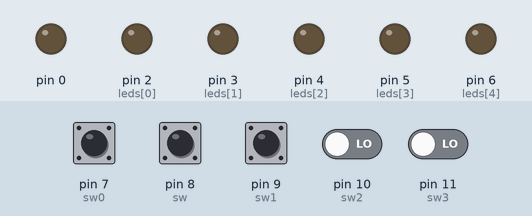
Recording of a sketch running on a simulated Arduino Uno, built with avr-gcc and run on an emulated ATmega328P. Parts: output pins drawn as LEDs (lit = HIGH). Inputs (shaded band) come from the test bench; at power-on: pin 7 (sw0), pin 8 (sw), pin 9 (sw1), pin 10 (sw2), pin 11 (sw3) LOW. Random numbers use the default seed unless the sketch sets one. At 11.1 s the program stops and its outputs stay as they are.

Above: at 1.2 s.
1.3 s: pin 9 (sw1) pulled HIGH for 0.15 s
At 1.4 s:
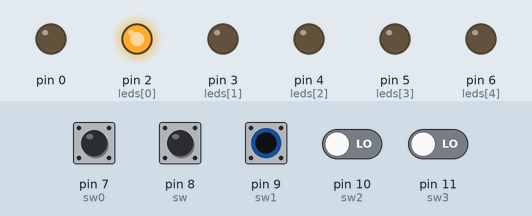
At 1.8 s:
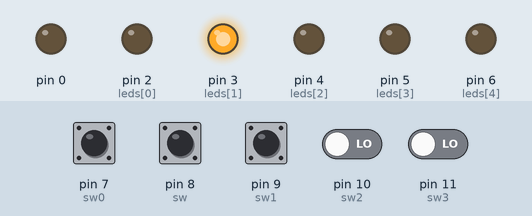
4.3 s: pin 10 (sw2) driven HIGH and pin 11 (sw3) driven HIGH
At 5.1 s:
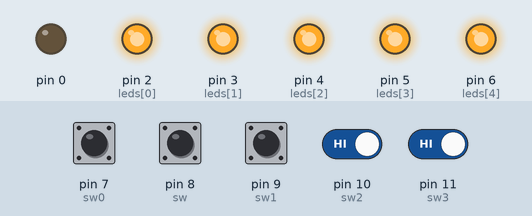
7.3 s: pin 10 (sw2) driven LOW
10.3 s: pin 8 (sw) pulled HIGH for 1 s
Timing chart, 0 to 12.6 s (numbered marks = the images above; inputs shaded):
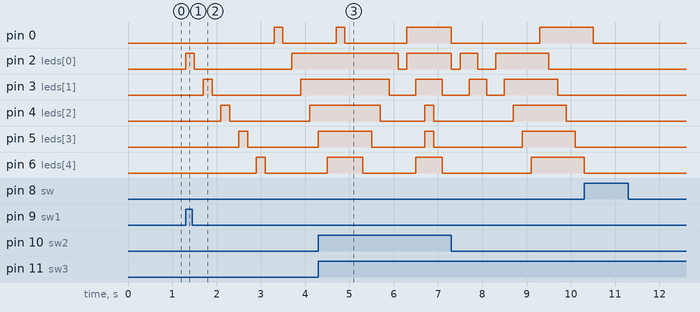

Measured:
- after the input at 1.3 s, pin 0: LOW → HIGH after 2.0 s, → LOW 0.20 s later; pin 2 (leds[0]): LOW → HIGH at once, → LOW 0.20 s later, → HIGH 2.2 s later

The sketch:

navides-Chandi-Chicaiza-contador_binario_y_4_juegos_de_luces.ino
```cpp
/*
 * UNIVERSIDAD TECNICA DEL NORTE
 * FICA-CIERCOM
 * SISTEMAS MICROPROCESADOS
 * INTEGRANTES: WILMER BENAVIDES, FREDY CHICAIZA, ARMANDO CHANDI
 * pinMode(pin,modo) -> pin 0 ->13
 * modo imput u output
 * digitalRead(pin)
 *
 */
int j=1;
int i=0;
int numero=0; //el contador inicia en 0
int leds[5]={2,3,4,5,6};// pin como salida para led
int sw=8;// pin para el switch
int sw2=10;// pin para el switch
int sw3=11;// pin para el switch
int sw1=9; // pin para el switch
int sw0=7; // pin para el pulsador

void setup() {
for(;i<6;i++){
     pinMode(leds[i],OUTPUT);// leds de salida
    }
    i=0;
    pinMode(sw1,INPUT);//sw como entrada
     pinMode(sw2,INPUT);//sw como entrada
      pinMode(sw3,INPUT);//sw como entrada
       pinMode(sw,INPUT);//sw como entrada
        pinMode(sw0,INPUT);//sw como entrada
}
void loop() {
  int k; // Declaro variable k
if (digitalRead(sw0)==HIGH){ // Si presiono el pulsador
numero++; // Aumento el contador
if (numero>32){ // El contador llega a 255, 8bits 8 leds
numero=0; // vuelve a 0
}
while (digitalRead(sw0)==HIGH){} // Al presionar no hace nada mas
}
k=numero; // El numero va a variable k
for(int i=2; i<=6; i++){ //Ciclo para ver que leds prendo
digitalWrite(i, k%2); // modulo de la division por 2 para ver si led prendido o apagado
k=k/2; // Se divide el cociente entre 2 por cada ciclo
}
 if(digitalRead(sw)==HIGH){// pregunta si switch esta en alto
    for(;i<6;i++){
      digitalWrite(leds[i],HIGH);  // encendiendo posicion i del vector
       delay(200);  // tiempo de espera de 2s
        i=i+1;// incremento del contador
      }
     for(;i>=0;i--){
      digitalWrite(leds[i],LOW);  // encendiendo posicion i del vector
       delay(200);
        i=i+1;
     }
     }

 else if (digitalRead(sw1)==HIGH){// pregunta si switch esta en alto
  for(;i<6;i++){
    digitalWrite(leds[i],HIGH);  // encendiendo posicion i del vector
     delay(200);                  //espero
      digitalWrite(leds[i],LOW);   // apago posicion i del vector
       delay(200);                   //espero
    }
    i=0;    // reset de variable de conteo

    for(;i<6;i++){
      digitalWrite(leds[i],HIGH);  // encendiendo posicion i del vector
       delay(200);
      }
     for(;i>=0;i--){
      digitalWrite(leds[i],LOW);  // encendiendo posicion i del vector
       delay(200);
      }
      }
       else if (digitalRead(sw2)==HIGH){ // pregunta si switch esta en alto
         i=0;  // j=5
      for(;i<3;i++){//contador del 0 al 3
        digitalWrite(leds[i],HIGH);// enciende el juego de luces
        digitalWrite(leds[5-i],HIGH);// enciende el juego de luces hasta la mitad y regresa
        delay(200);
        }
        i=2;
        for(;i>=0;i--){
          digitalWrite(leds[i],LOW);// apagamos los leds
           digitalWrite(leds[5-i],LOW);
          delay(200);
          }
     i=0;

       }
        else if (digitalRead(sw3)==HIGH){
         while(i>7);// mientras sea mayor a 7 sigue trabajando
          int num=random(0,7);//generacion de numeros randomicos
           for(i=0;i<num;i++){ // ciclo repetevitivo
             digitalWrite(leds[i],HIGH);  // encendiendo posicion i del vector
              delay(200);

      }
     for(i=0;i<num;i++){
      digitalWrite(leds[i],LOW);  // encendiendo posicion i del vector
       delay(200);
       }
       }

      else
        digitalWrite(leds[i],LOW);// que todos los leds permanescan apagados
}
```
